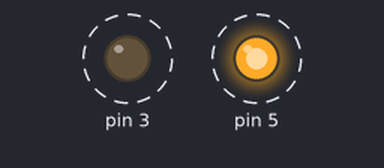
A sketch run on a simulated Arduino Uno, built with avr-gcc and run on an emulated ATmega328P. Parts: output pins drawn as LEDs (lit = HIGH). Dashed ring = blinking.

Above: at 0.2 s.
Timing chart, 0 to 3.0 s (numbered marks = the images above):
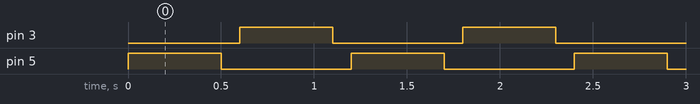

The sketch:

trial2.ino
```cpp
// blink an external LED
// attached to pin 5

void setup(){
  pinMode(5,OUTPUT);
  pinMode(3,OUTPUT);
}

void loop(){
  digitalWrite(5, HIGH);
  delay(500);
  digitalWrite(5, LOW);
  delay(100);
  digitalWrite(3, HIGH);
  delay(500);
  digitalWrite(3, LOW);
  delay(100);
}
```

Measured:
- by itself, pin 3, pin 5: alternates HIGH for 0.50 s and LOW for 0.70 s
- by itself, everything shown: repeats every 1.2 s, in 4 steps
